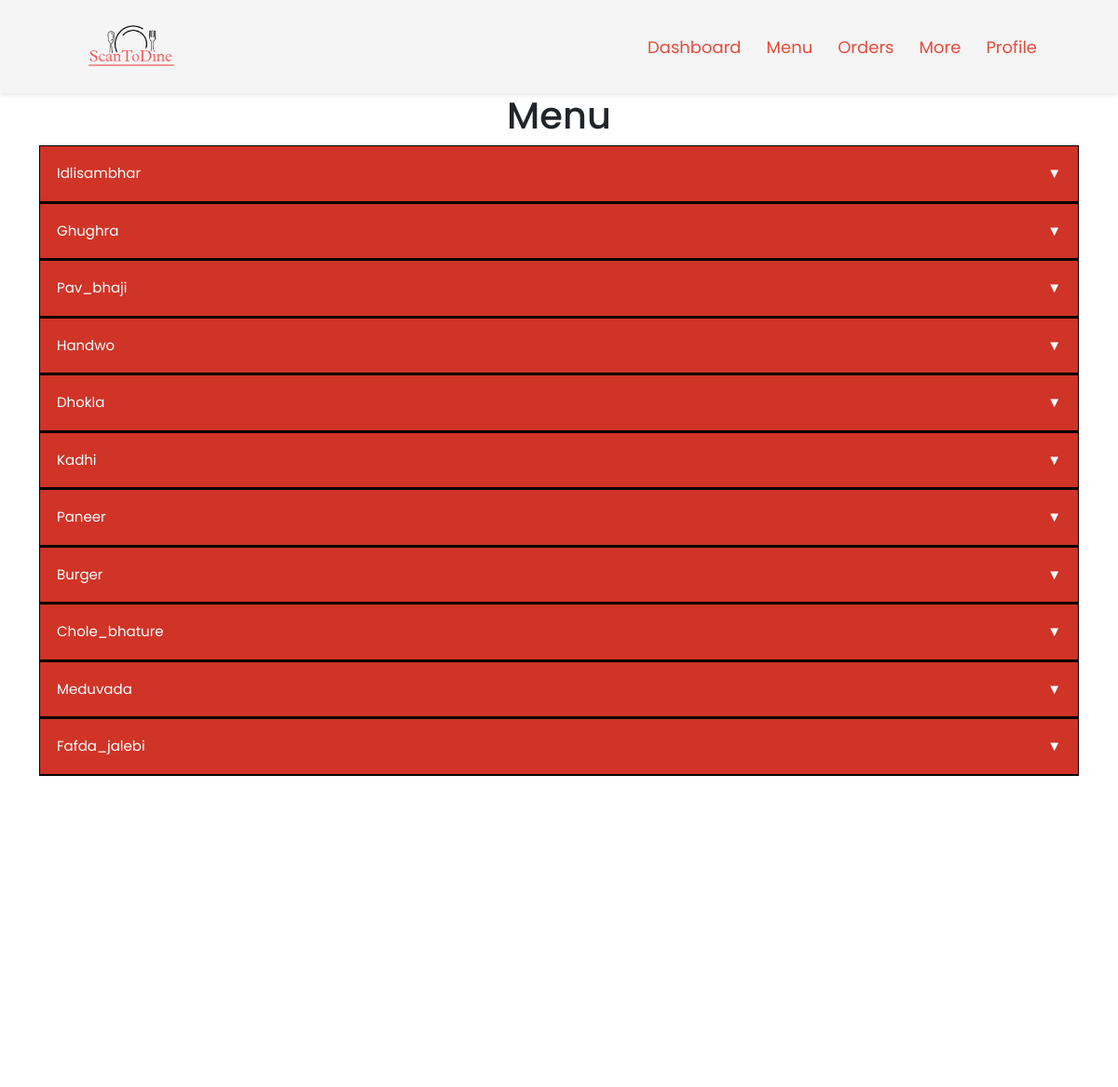
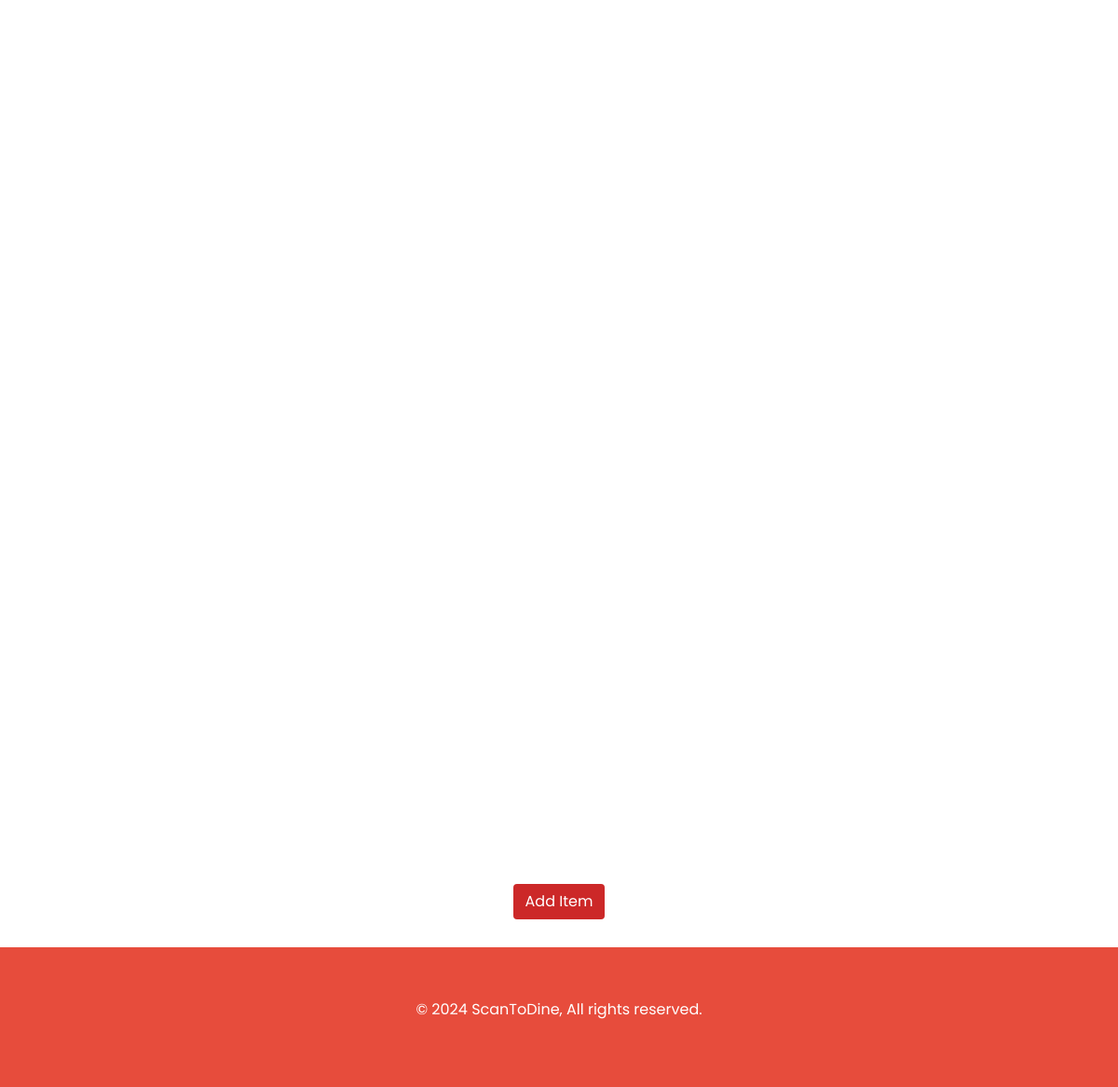
/adminModule/menu_choose.php (signed in), run on the app's committed database (2 pictures, top to bottom).
### tables this page shows
CREATE TABLE `default_item` (
  `item_id` int(6) NOT NULL,
  `item_name` varchar(255) NOT NULL,
  `category` varchar(255) NOT NULL DEFAULT 'others',
  `extension` varchar(5) NOT NULL
);

### adminModule/menu.php (the view, shortened to what this page needs)
<?php
include("../commonPages/dbConnect.php");
?>
<!DOCTYPE html>
<html>
<head>
  <link href="https://cdn.jsdelivr.net/npm/bootstrap@5.0.2/dist/css/bootstrap.min.css" rel="stylesheet"
>
</head>
<body>
  <section class="menu">
    <div class="container">
      <h1>Menu</h1>
      <?php
      $res_code = $_SESSION["res_code"];
      $queryForItems = mysqli_query($con, "select distinct food_id from food_items where res_id=$res_code");
      $selectedItems = mysqli_fetch_all($queryForItems);
      foreach ($selectedItems as $val) {
        $val = $val[0];
        $queryForItem = mysqli_query($con, "select * from default_item where item_id=$val");
        $data = mysqli_fetch_assoc($queryForItem);
        ?>
        <button class="collapsible">
          <?php echo ucfirst($data['item_name']); ?>
        </button>
        <div class="content">
        </div>
        <?php
      }
      ?>
    </div>
  </section>
</body>
</html>

### commonPages/index_header.php (style rules this page uses)
* { margin: 0; padding: 0; font-family: 'Poppins', sans-serif; }

### adminModule/menu.php (style rules this page uses)
* { margin: 0; padding: 0; font-family: 'Poppins', sans-serif; }
:root { --whitesmoke: whitesmoke; --red: #cf3427; --green: #a9f33b; }
h1 { text-align: center; }
.collapsible { background-color: var(--red); color: white; cursor: pointer; padding: 18px; width: 100%; border: none; text-align: left; outline: none; font-size: 15px; border: 1px solid black; }
.collapsible:after { content: "▼"; color: white; font-weight: bold; float: right; margin-left: 5px; }
.content { padding: 0 18px; max-height: 0; transition: all 1s ease-in-out; display: flex; justify-content: center; width: 100%; border-left: 1px solid black; border-right: 1px solid black; border-bottom: 1px solid black; padding-left: 10px; overflow: hidden; }
body { overflow-y: scroll; }
.menu { min-height: calc(100vh - 448px); margin-bottom: 100px }
::placeholder { text-align: center; }

### data on the page
default_item: item_name "Idlisambhar"
default_item: item_name "Ghughra"
default_item: item_name "Pav_bhaji"
default_item: item_name "Handwo"
default_item: item_name "Dhokla"
default_item: item_name "Kadhi"
default_item: item_name "Paneer"
default_item: item_name "Burger"
default_item: item_name "Chole_bhature"
default_item: item_name "Meduvada"
default_item: item_name "Fafda_jalebi"
